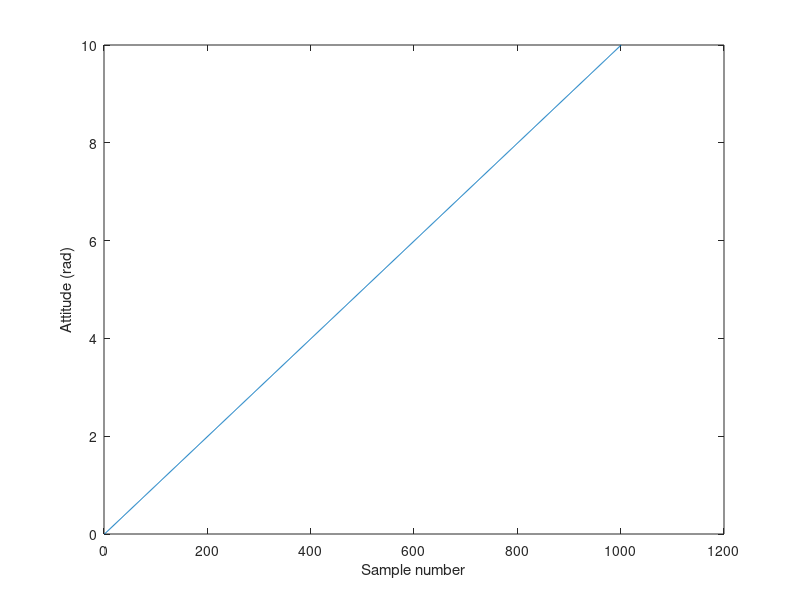
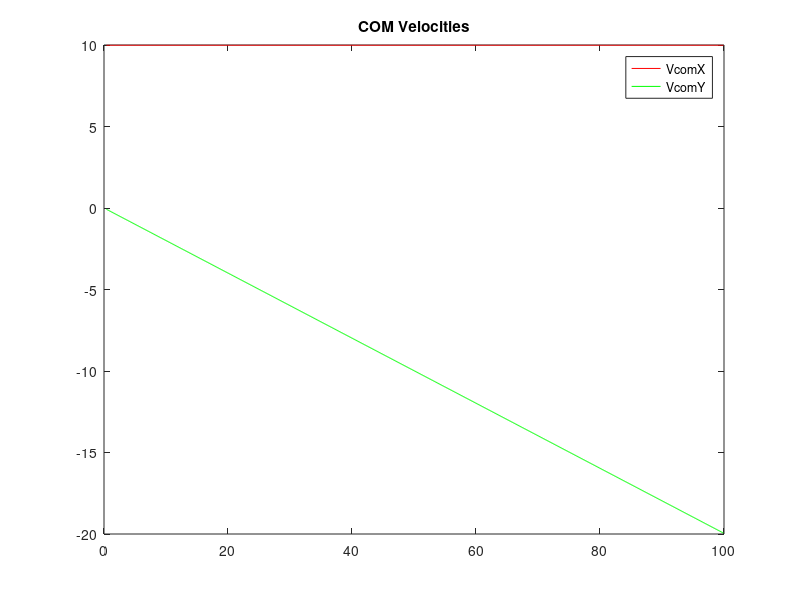
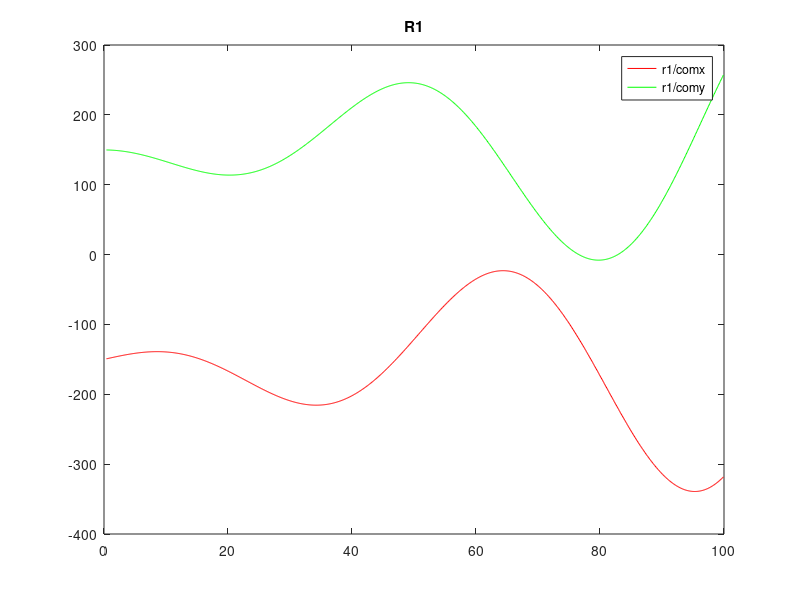
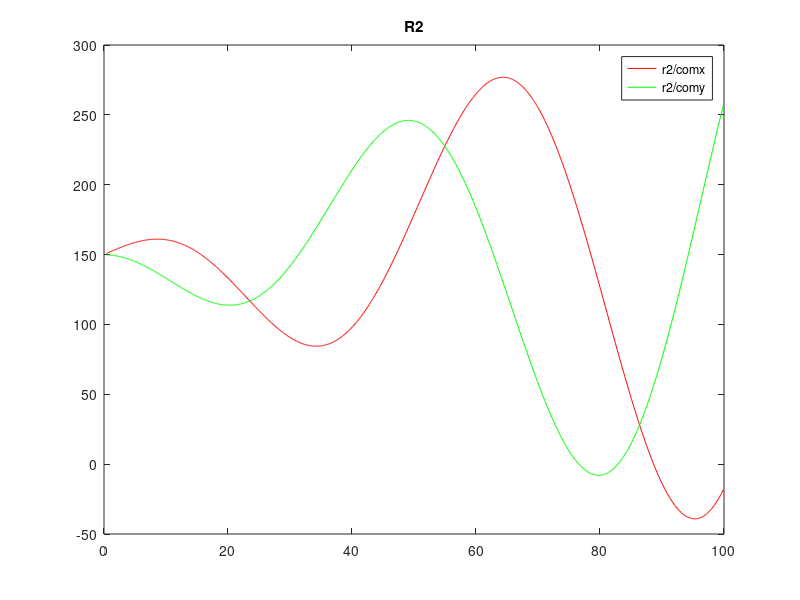

Write the MATLAB code that produced these figures, in order.
% Finds the centre of mass of the platform. Collect data using
% auto_calibrate.exe

clear
clc
close all

global r1x r1y r2x r2y r3x r3y r4x r4y v1x v1y v2x v2y v3x v3y v4x v4y Theta Omega deltaT lastrcomx1 lastrcomy1 lastrcomx2 lastrcomy2 lastrcomx3 lastrcomy3 lastrcomx4 lastrcomy4
%% actual data
% r_21 = [289;3];
% r_32 = [0;-248];
% r_43 = [-288;0];
% r_14 = [-1;245];
% r_24 = [288;248];
% r_31 = [289;-245];
% 
% % Calculates the MOI of SPOT using ground truth data
% Fs = 20; % [Hz] sample frequency
% %filename = 'good_spin_data.txt'; % data file in same directory as this .m file
% filename = 'auto_calibrate_noarm_1.txt';
% columns = 13; % how many columns are in the text file
% fileID = fopen(filename); % opening the file
% 
% data = fscanf(fileID,'%f',[columns,Inf])'; % getting the data
% 
% t = data(:,1);
% r_1x = data(:,8); % top left
% r_1y = data(:,9);
% r_2x = data(:,11);% top right
% r_2y = data(:,12);
% r_3x = data(:,2); % bottom right
% r_3y = data(:,3);
% r_4x = data(:,5); % bottom left
% r_4y = data(:,6);
% 
% timesteps = t;

%% Simulated Data
r_21 = [300;0];
r_32 = [0;-300];
r_43 = [-300;0];
r_14 = [0;300];
r_24 = [300;300];
r_31 = [300;-300];

rate = 0.1; % [rad/s]
offset = [000;000]';
velocity = [10; 0]; % [mm/s] in Ix and Iy

r_1com = [-150;150];
r_2com = [150;150];
r_3com = [150;-150];
r_4com = [-150;-150];

r1angle = atan2(r_1com(2),r_1com(1));
r2angle = atan2(r_2com(2),r_2com(1));
r3angle = atan2(r_3com(2),r_3com(1));
r4angle = atan2(r_4com(2),r_4com(1));

timesteps = 0:1/10:100;
t = timesteps;
angles = timesteps*rate;

r1 = [cos(angles+r1angle)*norm(r_1com); sin(angles+r1angle)*norm(r_1com)] + [linspace(offset(1),offset(1)+timesteps(end)*velocity(1),length(t)); linspace(offset(2),offset(2)+timesteps(end)*velocity(2),length(t))];
r2 = [cos(angles+r2angle)*norm(r_2com); sin(angles+r2angle)*norm(r_2com)] + [linspace(offset(1),offset(1)+timesteps(end)*velocity(1),length(t)); linspace(offset(2),offset(2)+timesteps(end)*velocity(2),length(t))];
r3 = [cos(angles+r3angle)*norm(r_3com); sin(angles+r3angle)*norm(r_3com)] + [linspace(offset(1),offset(1)+timesteps(end)*velocity(1),length(t)); linspace(offset(2),offset(2)+timesteps(end)*velocity(2),length(t))];
r4 = [cos(angles+r4angle)*norm(r_4com); sin(angles+r4angle)*norm(r_4com)] + [linspace(offset(1),offset(1)+timesteps(end)*velocity(1),length(t)); linspace(offset(2),offset(2)+timesteps(end)*velocity(2),length(t))];
%keyboard
%% Attempting to rotate results back into body frame??
% 
% r1_subPos = r1 - [linspace(offset(1),offset(1)+timesteps(end)*velocity(1),length(t)); linspace(offset(2),offset(2)+timesteps(end)*velocity(2),length(t))];
% r2_subPos = r2 - [linspace(offset(1),offset(1)+timesteps(end)*velocity(1),length(t)); linspace(offset(2),offset(2)+timesteps(end)*velocity(2),length(t))];
% r3_subPos = r3 - [linspace(offset(1),offset(1)+timesteps(end)*velocity(1),length(t)); linspace(offset(2),offset(2)+timesteps(end)*velocity(2),length(t))];
% r4_subPos = r4 - [linspace(offset(1),offset(1)+timesteps(end)*velocity(1),length(t)); linspace(offset(2),offset(2)+timesteps(end)*velocity(2),length(t))];
% 
% 
% for i = 1:length(t)
%     
% 
%     ROT = [cos(angles(i)), -sin(angles(i));
%            sin(angles(i)),  cos(angles(i))]'; % C_bI = C_Ib'
% 
%     r1b(:,i) = ROT*r1_subPos(:,i);
%     r2b(:,i) = ROT*r2_subPos(:,i);
%     r3b(:,i) = ROT*r3_subPos(:,i);
%     r4b(:,i) = ROT*r4_subPos(:,i);
% 
% end
% 
% 
% plot(r1b(1,:),r1b(2,:),r2b(1,:),r2b(2,:),r3b(1,:),r3b(2,:),r4b(1,:),r4b(2,:))
% axis equal
% legend('R1','R2','R3','R4')
% return

r_1x = r1(1,:);
r_1y = r1(2,:);
r_2x = r2(1,:);
r_2y = r2(2,:);
r_3x = r3(1,:);
r_3y = r3(2,:);
r_4x = r4(1,:);
r_4y = r4(2,:);

% %plot(timesteps,r_4x,timesteps,r_4y,'r')
%

%%

for i = 1:length(timesteps) % for each moment in time
    A = [r_21(1), -r_21(2);...
        r_21(2),  r_21(1);...
        r_32(1), -r_32(2);...
        r_32(2),  r_32(1);...
        r_43(1), -r_43(2);...
        r_43(2),  r_43(1);...
        r_14(1), -r_14(2);...
        r_14(2),  r_14(1);...
        r_24(1), -r_24(2);...
        r_24(2),  r_24(1);...
        r_31(1), -r_31(2);...
        r_31(2),  r_31(1)];
    
    b = [r_2x(i) - r_1x(i);...
        r_2y(i) - r_1y(i);...
        r_3x(i) - r_2x(i);...
        r_3y(i) - r_2y(i);...
        r_4x(i) - r_3x(i);...
        r_4y(i) - r_3y(i);...
        r_1x(i) - r_4x(i);...
        r_1y(i) - r_4y(i);...
        r_2x(i) - r_4x(i);...
        r_2y(i) - r_4y(i);...
        r_3x(i) - r_1x(i);...
        r_3y(i) - r_1y(i)];
    
    x(i,:) = b\A;
    
end

%% Convering x data to angles for viewing
theta = unwrap(atan2(x(:,2),x(:,1)));
figure(1)
plot(theta)
xlabel('Sample number');
ylabel('Attitude (rad)');

%% getting only the good data (use Figure 1 to judge
data_start = input('Input where to start analysis (sample #): ');

theta = theta(data_start:end);
t = t(data_start:end-1);
r_1x = r_1x(data_start:end);
r_1y = r_1y(data_start:end);
r_2x = r_2x(data_start:end);
r_2y = r_2y(data_start:end);
r_3x = r_3x(data_start:end);
r_3y = r_3y(data_start:end);
r_4x = r_4x(data_start:end);
r_4y = r_4y(data_start:end);

%% Calculating derivatives of all variables
v_1x = diff(r_1x)/(t(2)-t(1));
v_1y = diff(r_1y)/(t(2)-t(1));
v_2x = diff(r_2x)/(t(2)-t(1));
v_2y = diff(r_2y)/(t(2)-t(1));
v_3x = diff(r_3x)/(t(2)-t(1));
v_3y = diff(r_3y)/(t(2)-t(1));
v_4x = diff(r_4x)/(t(2)-t(1));
v_4y = diff(r_4y)/(t(2)-t(1));
omega = diff(theta)/(t(2)-t(1));

%% For each time step calculate COM

X = zeros(length(t),12);
deltaT = t(5)-t(4);
%X(1,11) = offset(1);
%X(1,12) = offset(2);
% X(1,11) = 1500;
% X(1,12) = 1500;

iterator = 5;

% lastrcomx1 = offset(1);
% lastrcomy1 = offset(2);
% lastrcomx2 = offset(1);
% lastrcomy2 = offset(2);
% lastrcomx3 = offset(1);
% lastrcomy3 = offset(2);
% lastrcomx4 = offset(1);
% lastrcomy4 = offset(2);

% lastrcomx1 = 0;
% lastrcomy1 = 0;
% lastrcomx2 = 0;
% lastrcomy2 = 0;
% lastrcomx3 = 0;
% lastrcomy3 = 0;
% lastrcomx4 = 0;
% lastrcomy4 = 0;

%x0 = [r_1com-5; r_2com; r_3com; r_4com];

for i = 1:length(t)
    
        A = [1, 0, -sin(theta(i))*omega(i), -cos(theta(i))*omega(i), 0, 0, 0, 0, 0, 0, 0, 0;
            0, 1,  cos(theta(i))*omega(i), -sin(theta(i))*omega(i), 0, 0, 0, 0, 0, 0, 0, 0;
            1, 0, 0, 0, -sin(theta(i))*omega(i), -cos(theta(i))*omega(i), 0, 0, 0, 0, 0, 0;
            0, 1, 0, 0,  cos(theta(i))*omega(i), -sin(theta(i))*omega(i), 0, 0, 0, 0, 0, 0;
            1, 0, 0, 0, 0, 0, -sin(theta(i))*omega(i), -cos(theta(i))*omega(i), 0, 0, 0, 0;
            0, 1, 0, 0, 0, 0,  cos(theta(i))*omega(i), -sin(theta(i))*omega(i), 0, 0, 0, 0;
            1, 0, 0, 0, 0, 0, 0, 0, -sin(theta(i))*omega(i), -cos(theta(i))*omega(i), 0, 0;
            0, 1, 0, 0, 0, 0, 0, 0,  cos(theta(i))*omega(i), -sin(theta(i))*omega(i), 0, 0;
            0, 0, cos(theta(i)), -sin(theta(i)), 0, 0, 0, 0, 0, 0, 1, 0;
            0, 0, sin(theta(i)),  cos(theta(i)), 0, 0, 0, 0, 0, 0, 0, 1;
            0, 0, 0, 0, cos(theta(i)), -sin(theta(i)), 0, 0, 0, 0, 1, 0;
            0, 0, 0, 0, sin(theta(i)),  cos(theta(i)), 0, 0, 0, 0, 0, 1;
            0, 0, 0, 0, 0, 0, cos(theta(i)), -sin(theta(i)), 0, 0, 1, 0;
            0, 0, 0, 0, 0, 0, sin(theta(i)),  cos(theta(i)), 0, 0, 0, 1;
            0, 0, 0, 0, 0, 0, 0, 0, cos(theta(i)), -sin(theta(i)), 1, 0;
            0, 0, 0, 0, 0, 0, 0, 0, sin(theta(i)),  cos(theta(i)), 0, 1];
        
%         A = [sin(theta(i))*omega(i), -cos(theta(i))*omega(i), 0, 0, 0, 0, 0, 0;
%             cos(theta(i))*omega(i), sin(theta(i))*omega(i), 0, 0, 0, 0, 0, 0;
%             0, 0, sin(theta(i))*omega(i), -cos(theta(i))*omega(i), 0, 0, 0, 0;
%             0, 0,  cos(theta(i))*omega(i), sin(theta(i))*omega(i), 0, 0, 0, 0;
%             0, 0, 0, 0, sin(theta(i))*omega(i), -cos(theta(i))*omega(i), 0, 0;
%             0, 0, 0, 0,  cos(theta(i))*omega(i), sin(theta(i))*omega(i), 0, 0;
%             0, 0, 0, 0, 0, 0, sin(theta(i))*omega(i), -cos(theta(i))*omega(i);
%             0, 0, 0, 0, 0, 0,  cos(theta(i))*omega(i), sin(theta(i))*omega(i);
%             cos(theta(i)), -sin(theta(i)), 0, 0, 0, 0, 0, 0;
%             sin(theta(i)),  cos(theta(i)), 0, 0, 0, 0, 0, 0;
%             0, 0, cos(theta(i)), -sin(theta(i)), 0, 0, 0, 0;
%             0, 0, sin(theta(i)),  cos(theta(i)), 0, 0, 0, 0;
%             0, 0, 0, 0, cos(theta(i)), -sin(theta(i)), 0, 0;
%             0, 0, 0, 0, sin(theta(i)),  cos(theta(i)), 0, 0;
%             0, 0, 0, 0, 0, 0, cos(theta(i)), -sin(theta(i));
%             0, 0, 0, 0, 0, 0, sin(theta(i)),  cos(theta(i))];
        
 
%         
%     A = [1, 0, -sin(-theta(i))*omega(i), -cos(-theta(i))*omega(i), 0, 0, 0, 0, 0, 0, 0, 0;
%             0, 1,  cos(-theta(i))*omega(i), -sin(-theta(i))*omega(i), 0, 0, 0, 0, 0, 0, 0, 0;
%             1, 0, 0, 0, -sin(-theta(i))*omega(i), -cos(-theta(i))*omega(i), 0, 0, 0, 0, 0, 0;
%             0, 1, 0, 0,  cos(-theta(i))*omega(i), -sin(-theta(i))*omega(i), 0, 0, 0, 0, 0, 0;
%             1, 0, 0, 0, 0, 0, -sin(-theta(i))*omega(i), -cos(-theta(i))*omega(i), 0, 0, 0, 0;
%             0, 1, 0, 0, 0, 0,  cos(-theta(i))*omega(i), -sin(-theta(i))*omega(i), 0, 0, 0, 0;
%             1, 0, 0, 0, 0, 0, 0, 0, -sin(-theta(i))*omega(i), -cos(-theta(i))*omega(i), 0, 0;
%             0, 1, 0, 0, 0, 0, 0, 0,  cos(-theta(i))*omega(i), -sin(-theta(i))*omega(i), 0, 0;
%             0, 0, cos(-theta(i)), -sin(-theta(i)), 0, 0, 0, 0, 0, 0, 1, 0;
%             0, 0, sin(-theta(i)),  cos(-theta(i)), 0, 0, 0, 0, 0, 0, 0, 1;
%             0, 0, 0, 0, cos(-theta(i)), -sin(-theta(i)), 0, 0, 0, 0, 1, 0;
%             0, 0, 0, 0, sin(-theta(i)),  cos(-theta(i)), 0, 0, 0, 0, 0, 1;
%             0, 0, 0, 0, 0, 0, cos(-theta(i)), -sin(-theta(i)), 0, 0, 1, 0;
%             0, 0, 0, 0, 0, 0, sin(-theta(i)),  cos(-theta(i)), 0, 0, 0, 1;
%             0, 0, 0, 0, 0, 0, 0, 0, cos(-theta(i)), -sin(-theta(i)), 1, 0;
%             0, 0, 0, 0, 0, 0, 0, 0, sin(-theta(i)),  cos(-theta(i)), 0, 1];
    
    
    %      A = [1, 0, omega(i), -omega(i), 0, 0, 0, 0, 0, 0, 0, 0;
    %          0, 1,  omega(i), -omega(i), 0, 0, 0, 0, 0, 0, 0, 0;
    %          1, 0, 0, 0, omega(i), -omega(i), 0, 0, 0, 0, 0, 0;
    %          0, 1, 0, 0, omega(i), -omega(i), 0, 0, 0, 0, 0, 0;
    %          1, 0, 0, 0, 0, 0, omega(i), -omega(i), 0, 0, 0, 0;
    %          0, 1, 0, 0, 0, 0, omega(i), -omega(i), 0, 0, 0, 0;
    %          1, 0, 0, 0, 0, 0, 0, 0, omega(i), -omega(i), 0, 0;
    %          0, 1, 0, 0, 0, 0, 0, 0, omega(i), -omega(i), 0, 0;
    %          0, 0, 1, 1, 0, 0, 0, 0, 0, 0, 1, 0;
    %          0, 0, 1, 1, 0, 0, 0, 0, 0, 0, 0, 1;
    %          0, 0, 0, 0, 1, 1, 0, 0, 0, 0, 1, 0;
    %          0, 0, 0, 0, 1, 1, 0, 0, 0, 0, 0, 1;
    %          0, 0, 0, 0, 0, 0, 1, 1, 0, 0, 1, 0;
    %          0, 0, 0, 0, 0, 0, 1, 1, 0, 0, 0, 1;
    %          0, 0, 0, 0, 0, 0, 0, 0, 1, 1, 1, 0;
    %          0, 0, 0, 0, 0, 0, 0, 0, 1, 1, 0, 1];
    
        b = [v_1x(i);
            v_1y(i);
            v_2x(i);
            v_2y(i);
            v_3x(i);
            v_3y(i);
            v_4x(i);
            v_4y(i);
            r_1x(i);
            r_1y(i);
            r_2x(i);
            r_2y(i);
            r_3x(i);
            r_3y(i);
            r_4x(i);
            r_4y(i)];
    %
    
%            A = [1, 0, -sin(theta(i))*omega(i), -cos(theta(i))*omega(i), 0, 0, 0, 0, 0, 0;
%              0, 1,  cos(theta(i))*omega(i), -sin(theta(i))*omega(i), 0, 0, 0, 0, 0, 0;
%              1, 0, 0, 0, -sin(theta(i))*omega(i), -cos(theta(i))*omega(i), 0, 0, 0, 0;
%              0, 1, 0, 0,  cos(theta(i))*omega(i), -sin(theta(i))*omega(i), 0, 0, 0, 0;
%              1, 0, 0, 0, 0, 0, -sin(theta(i))*omega(i), -cos(theta(i))*omega(i), 0, 0;
%              0, 1, 0, 0, 0, 0,  cos(theta(i))*omega(i), -sin(theta(i))*omega(i), 0, 0;
%              1, 0, 0, 0, 0, 0, 0, 0, -sin(theta(i))*omega(i), -cos(theta(i))*omega(i);
%              0, 1, 0, 0, 0, 0, 0, 0,  cos(theta(i))*omega(i), -sin(theta(i))*omega(i);
%              0, 0, cos(theta(i)), -sin(theta(i)), 0, 0, 0, 0, 0, 0;
%              0, 0, sin(theta(i)),  cos(theta(i)), 0, 0, 0, 0, 0, 0;
%              0, 0, 0, 0, cos(theta(i)), -sin(theta(i)), 0, 0, 0, 0;
%              0, 0, 0, 0, sin(theta(i)),  cos(theta(i)), 0, 0, 0, 0;
%              0, 0, 0, 0, 0, 0, cos(theta(i)), -sin(theta(i)), 0, 0;
%              0, 0, 0, 0, 0, 0, sin(theta(i)),  cos(theta(i)), 0, 0;
%              0, 0, 0, 0, 0, 0, 0, 0, cos(theta(i)), -sin(theta(i));
%              0, 0, 0, 0, 0, 0, 0, 0, sin(theta(i)),  cos(theta(i))];
    %
    %          X(i,11) = X(i-1,11) + X(i-1,1)*deltaT;
    %          X(i,12) = X(i-1,12) + X(i-1,2)*deltaT;
    %
    %       b = [v_1x(i);
    %           v_1y(i);
    %           v_2x(i);
    %           v_2y(i);
    %           v_3x(i);
    %           v_3y(i);
    %           v_4x(i);
    %           v_4y(i);
    %           r_1x(i)-X(i,11);
    %           r_1y(i)-X(i,12);
    %           r_2x(i)-X(i,11);
    %           r_2y(i)-X(i,12);
    %           r_3x(i)-X(i,11);
    %           r_3y(i)-X(i,12);
    %           r_4x(i)-X(i,11);
    %           r_4y(i)-X(i,12)];
    %
    %     for j = 1:iterator
    %
    %    A = [ -sin(theta(i))*omega(i), -cos(theta(i))*omega(i), 0, 0, 0, 0, 0, 0, 0, 0;
    %           cos(theta(i))*omega(i), -sin(theta(i))*omega(i), 0, 0, 0, 0, 0, 0, 0, 0;
    %          0, 0, -sin(theta(i))*omega(i), -cos(theta(i))*omega(i), 0, 0, 0, 0, 0, 0;
    %          0, 0,  cos(theta(i))*omega(i), -sin(theta(i))*omega(i), 0, 0, 0, 0, 0, 0;
    %          0, 0, 0, 0, -sin(theta(i))*omega(i), -cos(theta(i))*omega(i), 0, 0, 0, 0;
    %          0, 0, 0, 0,  cos(theta(i))*omega(i), -sin(theta(i))*omega(i), 0, 0, 0, 0;
    %          0, 0, 0, 0, 0, 0, -sin(theta(i))*omega(i), -cos(theta(i))*omega(i), 0, 0;
    %          0, 0, 0, 0, 0, 0,  cos(theta(i))*omega(i), -sin(theta(i))*omega(i), 0, 0;
    %          cos(theta(i)), -sin(theta(i)), 0, 0, 0, 0, 0, 0, 1, 0;
    %          sin(theta(i)),  cos(theta(i)), 0, 0, 0, 0, 0, 0, 0, 1;
    %          0, 0, cos(theta(i)), -sin(theta(i)), 0, 0, 0, 0, 1, 0;
    %          0, 0, sin(theta(i)),  cos(theta(i)), 0, 0, 0, 0, 0, 1;
    %          0, 0, 0, 0, cos(theta(i)), -sin(theta(i)), 0, 0, 1, 0;
    %          0, 0, 0, 0, sin(theta(i)),  cos(theta(i)), 0, 0, 0, 1;
    %          0, 0, 0, 0, 0, 0, cos(theta(i)), -sin(theta(i)), 1, 0;
    %          0, 0, 0, 0, 0, 0, sin(theta(i)),  cos(theta(i)), 0, 1];
    %
    %      if i == 6 || i == 7
    %          keyboard;
    %      end
    %         if i == 1 || i == 2 || i == 3 || i == 4 || i == 5
    %             velx = 0;
    %             vely = 0;
    %         else
    %             velx = (X(i-1,11) - X(i-2,11))/deltaT;
    %             vely = (X(i-1,12) - X(i-2,12))/deltaT;
    %         end
    %         b = [v_1x(i)-velx;
    %             v_1y(i)-vely;
    %             v_2x(i)-velx;
    %             v_2y(i)-vely;
    %             v_3x(i)-velx;
    %             v_3y(i)-vely;
    %             v_4x(i)-velx;
    %             v_4y(i)-vely;
    %             r_1x(i);
    %             r_1y(i);
    %             r_2x(i);
    %             r_2y(i);
    %             r_3x(i);
    %             r_3y(i);
    %             r_4x(i);
    %             r_4y(i)];
    %
    %
    %         %X(i,3:12) = A\b;
    %         X(i,3:12) = pinv(A)*b;
    %     end
    %
    % A = [-omega(i), 0, 1, 0;
    %       0, omega(i), 0, 1;
    %       -omega(i), 0, 1, 0;
    %       0, omega(i), 0, 1;
    %       -omega(i), 0, 1, 0;
    %       0, omega(i), 0, 1;
    %       -omega(i), 0, 1, 0;
    %       0, omega(i), 0, 1];
    %
    %   b = [v_1x(i)-omega(i)*r_1x(i);
    %        v_1y(i)+omega(i)*r_1y(i);
    %        v_2x(i)-omega(i)*r_2x(i);
    %        v_2y(i)+omega(i)*r_2y(i);
    %        v_3x(i)-omega(i)*r_3x(i);
    %        v_3y(i)+omega(i)*r_3y(i);
    %        v_4x(i)-omega(i)*r_4x(i);
    %        v_4y(i)+omega(i)*r_4y(i)];
    %
    %    Y(i,:) = pinv(A)*b;
    %
    %    X(i,3) = r_1x(i) - Y(i,1);
    %    X(i,4) = r_1y(i) - Y(i,2);
    %    X(i,5) = r_2x(i) - Y(i,1);
    %    X(i,6) = r_2y(i) - Y(i,2);
    %    X(i,7) = r_3x(i) - Y(i,1);
    %    X(i,8) = r_3y(i) - Y(i,2);
    %    X(i,9) = r_4x(i) - Y(i,1);
    %    X(i,10) = r_4y(i) - Y(i,2);
    
    %% Trying to minimize the difference between the derivative of position and the velocity
%     r1x = r_1x(i);
%     r1y = r_1y(i);
%     r2x = r_2x(i);
%     r2y = r_2y(i);
%     r3x = r_3x(i);
%     r3y = r_3y(i);
%     r4x = r_4x(i);
%     r4y = r_4y(i);
%     v1x = v_1x(i);
%     v1y = v_1y(i);
%     v2x = v_2x(i);
%     v2y = v_2y(i);
%     v3x = v_3x(i);
%     v3y = v_3y(i);
%     v4x = v_4x(i);
%     v4y = v_4y(i);
%     Theta = theta(i);
%     Omega = omega(i);
%     
%     x = fminsearch(@drdtMinusVel,x0);
%     
%     rcomx1 = r1x - x(1);
%     rcomy1 = r1y - x(2);
%     rcomx2 = r2x - x(3);
%     rcomy2 = r2y - x(4);
%     rcomx3 = r3x - x(5);
%     rcomy3 = r3y - x(6);
%     rcomx4 = r4x - x(7);
%     rcomy4 = r4y - x(8);
%     
%     rcomMean = mean([rcomx1 rcomy1 rcomx2 rcomy2 rcomx3 rcomy3 rcomx4 rcomy4]);
%     %keyboard
%     lastrcomx1 = rcomMean;
%     lastrcomy1 = rcomMean;
%     lastrcomx2 = rcomMean;
%     lastrcomy2 = rcomMean;
%     lastrcomx3 = rcomMean;
%     lastrcomy3 = rcomMean;
%     lastrcomx4 = rcomMean;
%     lastrcomy4 = rcomMean;
%    
%     %%
%     
%     Z(i,:) = [x(1), x(2), x(3), x(4), x(5), x(6), x(7), x(8)];
%     x0 = Z(i,:);
%X(i,3:10) = A\b;

X(i,:) = pinv(A)*b;

end
% close all
% plot(Z)
% 
% 
% fprintf(['Best guess at marker 1 is [' num2str(mean(Z(:,1))) ', ' num2str(mean(Z(:,2))) '] mm \n']);
% fprintf(['Best guess at marker 2 is [' num2str(mean(Z(:,3))) ', ' num2str(mean(Z(:,4))) '] mm\n']);
% fprintf(['Best guess at marker 3 is [' num2str(mean(Z(:,5))) ', ' num2str(mean(Z(:,6))) '] mm\n']);
% fprintf(['Best guess at marker 4 is [' num2str(mean(Z(:,7))) ', ' num2str(mean(Z(:,8))) '] mm\n']);
% 
% Z(end,:)
% return


% temp = X(2:end,:);
% clear X
% X = temp;
% t = t(2:end);
%% Attempting to rotate results back into body frame??
% for i = 1:length(t)
%
%     ROT = [cos(theta(i)), -sin(theta(i));
%            sin(theta(i)),  cos(theta(i))]'; % C_bI = C_Ib'
%
%     X(i,3:4) = (ROT*X(i,3:4)')';
%     X(i,5:6) = (ROT*X(i,5:6)')';
%     X(i,7:8) = (ROT*X(i,7:8)')';
%     X(i,9:10) = (ROT*X(i,9:10)')';
%     X(i,11:12) = (ROT*X(i,11:12)')';
% end

%% Plotting Results
figure(2)
plot(t,X(:,1),'r',t,X(:,2),'g')
legend('VcomX','VcomY');
title('COM Velocities');

figure(7)
plot(t,X(:,11),'r',t,X(:,12),'g')
legend('rcomx','rcomy')
title('COM Position');

figure(3)
plot(t,X(:,3),'r',t,X(:,4),'g')
legend('r1/comx','r1/comy')
title('R1');

figure(4)
plot(t,X(:,5),'r',t,X(:,6),'g')
legend('r2/comx','r2/comy')
title('R2');

figure(5)
plot(t,X(:,7),'r',t,X(:,8),'g')
legend('r3/comx','r3/comy')
title('R3');

figure(6)
plot(t,X(:,9),'r',t,X(:,10),'g')
legend('r4/comx','r4/comy')
title('R4');

figure(8)
plot(X(:,11),X(:,12))
xlabel('Inertial X');
ylabel('Inertial Y');
title('COM X vs Y position');
axis equal
%%
% figure(9)
% plot(X(:,3),X(:,4))
% legend('LED 1');
% axis equal
%
% figure(10)
% plot(X(:,5),X(:,6))
% legend('LED 2');
% axis equal
%
% figure(11)
% plot(X(:,7),X(:,8))
% legend('LED 3');
% axis equal
%
% figure(12)
% plot(X(:,9),X(:,10))
% legend('LED 4');
% axis equal
%
figure(13)
plot(X(:,3),X(:,4),X(:,5),X(:,6),X(:,7),X(:,8),X(:,9),X(:,10))
axis equal
legend('LED 1','LED 2','LED 3','LED 4');


%% Taking the mean as a guess
r1x = mean(X(:,3));
r1y = mean(X(:,4));
r2x = mean(X(:,5));
r2y = mean(X(:,6));
r3x = mean(X(:,7));
r3y = mean(X(:,8));
r4x = mean(X(:,9));
r4y = mean(X(:,10));

fprintf(['Average guess at marker 1 is [' num2str(r1x) ', ' num2str(r1y) ']\n']);
fprintf(['Average guess at marker 2 is [' num2str(r2x) ', ' num2str(r2y) ']\n']);
fprintf(['Average guess at marker 3 is [' num2str(r3x) ', ' num2str(r3y) ']\n']);
fprintf(['Average guess at marker 4 is [' num2str(r4x) ', ' num2str(r4y) ']\n']);

%% Attempting to use regression on the circles produced in Figure(13) to find their centres

circ = ([X(:,3),X(:,4),ones(size(X(:,3)))]\[X(:,3).^2+X(:,4).^2])/2; % calculates centre of circle and outputs [xc yc U]
R = sqrt((circ(1)^2+circ(2)^2)/4-circ(3)); % calculates radius of the circle (not needed but just incase)
fprintf(['Using circular regression, the postion of LED 1 is [' num2str(circ(1)) ', ' num2str(circ(2)) '] mm\n']);

circ = ([X(:,5),X(:,6),ones(size(X(:,3)))]\[X(:,5).^2+X(:,6).^2])/2; % calculates centre of circle and outputs [xc yc U]
R = sqrt((circ(1)^2+circ(2)^2)/4-circ(3)); % calculates radius of the circle (not needed but just incase)
fprintf(['Using circular regression, the postion of LED 2 is [' num2str(circ(1)) ', ' num2str(circ(2)) '] mm\n']);

circ = ([X(:,7),X(:,8),ones(size(X(:,3)))]\[X(:,7).^2+X(:,8).^2])/2; % calculates centre of circle and outputs [xc yc U]
R = sqrt((circ(1)^2+circ(2)^2)/4-circ(3)); % calculates radius of the circle (not needed but just incase)
fprintf(['Using circular regression, the postion of LED 3 is [' num2str(circ(1)) ', ' num2str(circ(2)) '] mm\n']);

circ = ([X(:,9),X(:,10),ones(size(X(:,3)))]\[X(:,9).^2+X(:,10).^2])/2; % calculates centre of circle and outputs [xc yc U]
R = sqrt((circ(1)^2+circ(2)^2)/4-circ(3)); % calculates radius of the circle (not needed but just incase)
fprintf(['Using circular regression, the postion of LED 4 is [' num2str(circ(1)) ', ' num2str(circ(2)) '] mm\n']);

